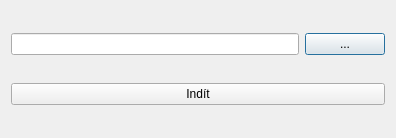
<?xml version="1.0" encoding="UTF-8"?>
<ui version="4.0">
 <class>DefragDialog</class>
 <widget class="QDialog" name="DefragDialog">
  <property name="geometry">
   <rect>
    <x>0</x>
    <y>0</y>
    <width>396</width>
    <height>138</height>
   </rect>
  </property>
  <property name="windowTitle">
   <string>Töredezettségmentesített mentés</string>
  </property>
  <layout class="QVBoxLayout" name="verticalLayout">
   <item>
    <layout class="QHBoxLayout" name="horizontalLayout">
     <item>
      <widget class="QLineEdit" name="pathLine"/>
     </item>
     <item>
      <widget class="QPushButton" name="tallozButton">
       <property name="text">
        <string>...</string>
       </property>
      </widget>
     </item>
    </layout>
   </item>
   <item>
    <widget class="QPushButton" name="inditButton">
     <property name="text">
      <string>Indít</string>
     </property>
    </widget>
   </item>
  </layout>
 </widget>
 <resources/>
 <connections/>
</ui>
